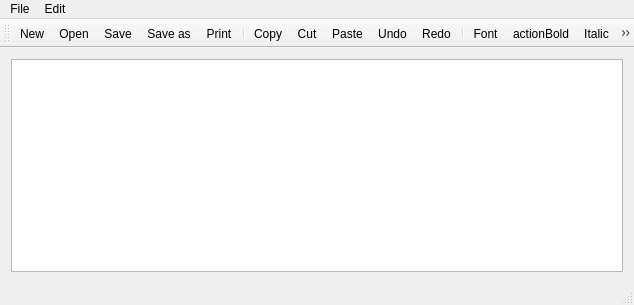
<?xml version="1.0" encoding="UTF-8"?>
<ui version="4.0">
 <class>MyNotepad</class>
 <widget class="QMainWindow" name="MyNotepad">
  <property name="geometry">
   <rect>
    <x>0</x>
    <y>0</y>
    <width>634</width>
    <height>305</height>
   </rect>
  </property>
  <property name="cursor">
   <cursorShape>PointingHandCursor</cursorShape>
  </property>
  <property name="windowTitle">
   <string>Notepad</string>
  </property>
  <widget class="QWidget" name="centralWidget">
   <layout class="QVBoxLayout" name="verticalLayout">
    <item>
     <widget class="QTextEdit" name="textEdit"/>
    </item>
   </layout>
  </widget>
  <widget class="QMenuBar" name="menuBar">
   <property name="geometry">
    <rect>
     <x>0</x>
     <y>0</y>
     <width>634</width>
     <height>26</height>
    </rect>
   </property>
   <widget class="QMenu" name="menuFile">
    <property name="title">
     <string>File</string>
    </property>
    <addaction name="actionNew"/>
    <addaction name="actionOpen"/>
    <addaction name="actionSave"/>
    <addaction name="actionSave_as"/>
    <addaction name="actionPrint"/>
    <addaction name="separator"/>
    <addaction name="actionExit"/>
   </widget>
   <widget class="QMenu" name="menuEdit">
    <property name="title">
     <string>Edit</string>
    </property>
    <addaction name="actionCopy"/>
    <addaction name="actionCut"/>
    <addaction name="actionPaste"/>
    <addaction name="separator"/>
    <addaction name="actionUndo"/>
    <addaction name="actionRedo"/>
    <addaction name="actionFont"/>
   </widget>
   <addaction name="menuFile"/>
   <addaction name="menuEdit"/>
  </widget>
  <widget class="QToolBar" name="mainToolBar">
   <attribute name="toolBarArea">
    <enum>TopToolBarArea</enum>
   </attribute>
   <attribute name="toolBarBreak">
    <bool>false</bool>
   </attribute>
   <addaction name="actionNew"/>
   <addaction name="actionOpen"/>
   <addaction name="actionSave"/>
   <addaction name="actionSave_as"/>
   <addaction name="actionPrint"/>
   <addaction name="separator"/>
   <addaction name="actionCopy"/>
   <addaction name="actionCut"/>
   <addaction name="actionPaste"/>
   <addaction name="actionUndo"/>
   <addaction name="actionRedo"/>
   <addaction name="separator"/>
   <addaction name="actionFont"/>
   <addaction name="actionBold"/>
   <addaction name="actionItalic"/>
   <addaction name="actionUnderline"/>
   <addaction name="separator"/>
   <addaction name="actionAbout"/>
   <addaction name="separator"/>
   <addaction name="actionExit"/>
  </widget>
  <widget class="QStatusBar" name="statusBar"/>
  <action name="actionNew">
   <property name="icon">
    <iconset resource="mynotepad.qrc">
     <normaloff>:/images/new.png</normaloff>:/images/new.png</iconset>
   </property>
   <property name="text">
    <string>New</string>
   </property>
   <property name="toolTip">
    <string>New text document</string>
   </property>
   <property name="shortcut">
    <string>Ctrl+N</string>
   </property>
  </action>
  <action name="actionOpen">
   <property name="icon">
    <iconset resource="mynotepad.qrc">
     <normaloff>:/images/open.png</normaloff>:/images/open.png</iconset>
   </property>
   <property name="text">
    <string>Open</string>
   </property>
   <property name="toolTip">
    <string>Open file</string>
   </property>
   <property name="shortcut">
    <string>Ctrl+O</string>
   </property>
  </action>
  <action name="actionSave">
   <property name="icon">
    <iconset resource="mynotepad.qrc">
     <normaloff>:/images/save.png</normaloff>:/images/save.png</iconset>
   </property>
   <property name="text">
    <string>Save</string>
   </property>
   <property name="toolTip">
    <string>Save file</string>
   </property>
   <property name="shortcut">
    <string>Ctrl+S</string>
   </property>
  </action>
  <action name="actionSave_as">
   <property name="icon">
    <iconset resource="mynotepad.qrc">
     <normaloff>:/images/save_as.png</normaloff>:/images/save_as.png</iconset>
   </property>
   <property name="text">
    <string>Save as</string>
   </property>
   <property name="toolTip">
    <string>Save file as</string>
   </property>
   <property name="shortcut">
    <string>Alt+S</string>
   </property>
  </action>
  <action name="actionPrint">
   <property name="icon">
    <iconset resource="mynotepad.qrc">
     <normaloff>:/images/print.png</normaloff>:/images/print.png</iconset>
   </property>
   <property name="text">
    <string>Print</string>
   </property>
   <property name="toolTip">
    <string>Print file</string>
   </property>
   <property name="shortcut">
    <string>Ctrl+P</string>
   </property>
  </action>
  <action name="actionExit">
   <property name="icon">
    <iconset theme="exit.png" resource="mynotepad.qrc">
     <normaloff>:/images/exit.png</normaloff>:/images/exit.png</iconset>
   </property>
   <property name="text">
    <string>Exit</string>
   </property>
   <property name="toolTip">
    <string>Exit notepad</string>
   </property>
  </action>
  <action name="actionCopy">
   <property name="icon">
    <iconset resource="mynotepad.qrc">
     <normaloff>:/images/copy.png</normaloff>:/images/copy.png</iconset>
   </property>
   <property name="text">
    <string>Copy</string>
   </property>
   <property name="shortcut">
    <string>Ctrl+C</string>
   </property>
  </action>
  <action name="actionCut">
   <property name="icon">
    <iconset resource="mynotepad.qrc">
     <normaloff>:/images/cut.png</normaloff>:/images/cut.png</iconset>
   </property>
   <property name="text">
    <string>Cut</string>
   </property>
   <property name="shortcut">
    <string>Ctrl+X</string>
   </property>
  </action>
  <action name="actionPaste">
   <property name="icon">
    <iconset resource="mynotepad.qrc">
     <normaloff>:/images/paste.png</normaloff>:/images/paste.png</iconset>
   </property>
   <property name="text">
    <string>Paste</string>
   </property>
   <property name="shortcut">
    <string>Ctrl+V</string>
   </property>
  </action>
  <action name="actionUndo">
   <property name="icon">
    <iconset resource="mynotepad.qrc">
     <normaloff>:/images/edit_undo.png</normaloff>:/images/edit_undo.png</iconset>
   </property>
   <property name="text">
    <string>Undo</string>
   </property>
   <property name="shortcut">
    <string>Ctrl+Z</string>
   </property>
  </action>
  <action name="actionRedo">
   <property name="icon">
    <iconset resource="mynotepad.qrc">
     <normaloff>:/images/edit_redo.png</normaloff>:/images/edit_redo.png</iconset>
   </property>
   <property name="text">
    <string>Redo</string>
   </property>
   <property name="shortcut">
    <string>Ctrl+Y</string>
   </property>
  </action>
  <action name="actionFont">
   <property name="icon">
    <iconset resource="mynotepad.qrc">
     <normaloff>:/images/font.png</normaloff>:/images/font.png</iconset>
   </property>
   <property name="text">
    <string>Font</string>
   </property>
   <property name="shortcut">
    <string>Ctrl+F</string>
   </property>
  </action>
  <action name="actionItalic">
   <property name="checkable">
    <bool>true</bool>
   </property>
   <property name="icon">
    <iconset resource="mynotepad.qrc">
     <normaloff>:/images/italic.png</normaloff>:/images/italic.png</iconset>
   </property>
   <property name="text">
    <string>Italic</string>
   </property>
   <property name="toolTip">
    <string>Italic font</string>
   </property>
   <property name="shortcut">
    <string>Ctrl+I</string>
   </property>
  </action>
  <action name="actionBold">
   <property name="checkable">
    <bool>true</bool>
   </property>
   <property name="icon">
    <iconset resource="mynotepad.qrc">
     <normaloff>:/images/bold.png</normaloff>:/images/bold.png</iconset>
   </property>
   <property name="text">
    <string>actionBold</string>
   </property>
   <property name="toolTip">
    <string>Bold</string>
   </property>
   <property name="shortcut">
    <string>Ctrl+B</string>
   </property>
  </action>
  <action name="actionUnderline">
   <property name="checkable">
    <bool>true</bool>
   </property>
   <property name="icon">
    <iconset resource="mynotepad.qrc">
     <normaloff>:/images/underline.png</normaloff>:/images/underline.png</iconset>
   </property>
   <property name="text">
    <string>Underline</string>
   </property>
   <property name="toolTip">
    <string>Underline</string>
   </property>
   <property name="shortcut">
    <string>Ctrl+U</string>
   </property>
  </action>
  <action name="actionAbout">
   <property name="icon">
    <iconset resource="mynotepad.qrc">
     <normaloff>:/images/info.png</normaloff>:/images/info.png</iconset>
   </property>
   <property name="text">
    <string>About</string>
   </property>
   <property name="toolTip">
    <string>About Notepad</string>
   </property>
  </action>
 </widget>
 <layoutdefault spacing="6" margin="11"/>
 <resources>
  <include location="mynotepad.qrc"/>
 </resources>
 <connections/>
</ui>
